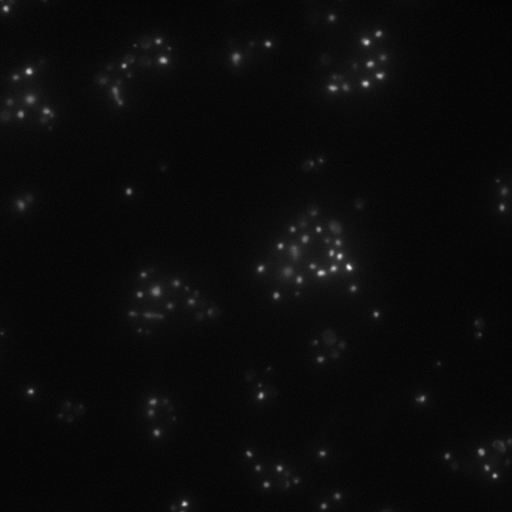
#> input picture 04-Tools/old_tests/spot_detection/data/image-Position1-RFP-580-1571241814670(8bits).png, 512 x 512 px; its folder holds only this picture in this run
$ python spot_detection.py   (older library calls are emulated)
#> lines starting #> are read from the running program, lines starting #| are printed output that depends on the picture; after the words box and inside, x2 and y2 are one past the last pixel; in counts of white or black regions, pixels touching at a corner belong together
# -*- coding: utf-8 -*-
"""
@author:    Williams BRETT
@date:      13-11-2019
@brief:     this is a simple code to detect spot in a fluorescence image (here, RPF)
"""

import cv2
import numpy as np
import os

def bytescaling(data, cmin=None, cmax=None, high=255, low=0):
    if data.dtype == np.uint8:
        return data
    if high > 255:
        high = 255
    if low < 0:
        low = 0
    if high < low:
        raise ValueError("`high` should be greater than or equal to `low`.")
    if cmin is None:
        cmin = data.min()
    if cmax is None:
        cmax = data.max()
    cscale = cmax - cmin
    if cscale == 0:
        cscale = 1
    scale = float(high - low) / cscale ; bytedata = (data - cmin) * scale + low
    return (bytedata.astype(np.uint8))

def variance_of_laplacian(image):
    if image is None:
        print ('Erreur: opening image')
        return -1
    image = cv2.cvtColor(image,cv2.COLOR_GRAY2BGR)
    image = cv2.GaussianBlur(image, (3, 3), 0)
    src_gray = cv2.cvtColor(image, cv2.COLOR_BGR2GRAY)
    kernel_size = 3
    return cv2.Laplacian(src_gray, cv2.CV_16S, ksize=kernel_size).var()


if __name__ == "__main__":
    for dir in ['data/']:
        for file in sorted(os.listdir(dir)):
            img  = cv2.imread(dir+file,cv2.IMREAD_UNCHANGED)
#> img is the input picture: shape (512, 512); min 0, max 255, mean 10.9
            convert = bytescaling(img) ; initial = convert.copy()
            blur = cv2.GaussianBlur(convert,(5,5),0)
            kernel = np.array((
                [-1, -1, -1, -1, -1],
                [-1, -1, -1, -1, -1],
                [-1, -1, 24, -1, -1],
                [-1, -1, -1, -1, -1],
                [-1, -1, -1, -1, -1]), dtype="int")
            convolution = cv2.filter2D(blur, -1, kernel)
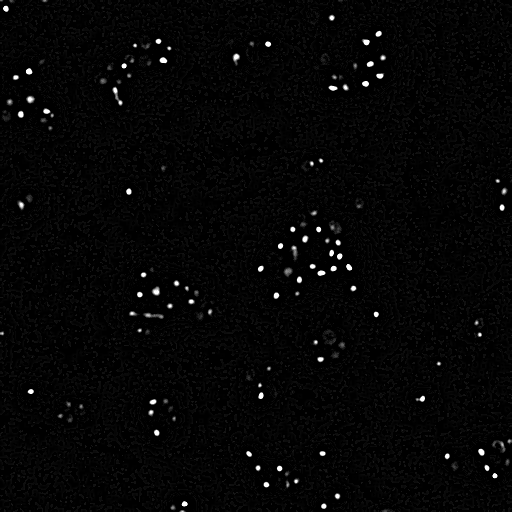
#> convolution: shape (512, 512); min 0, max 255, mean 5.3
            ret2,th2 = cv2.threshold(convolution,0,255,cv2.THRESH_BINARY+cv2.THRESH_OTSU)
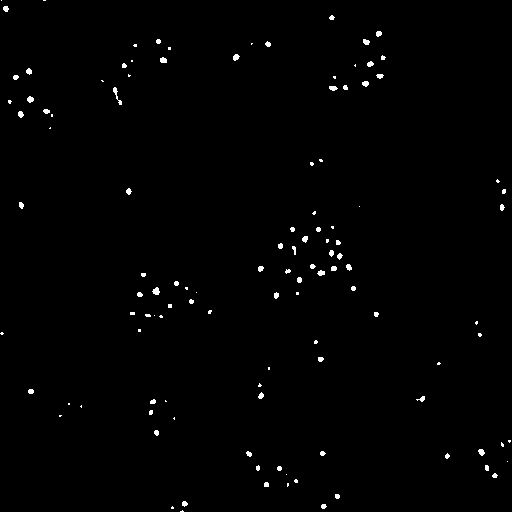
#> th2: shape (512, 512); 0.8% white; 117 white regions (55 under 20 px)
#> ret2 = 104
            cnts = cv2.findContours(th2.copy(), cv2.RETR_EXTERNAL, cv2.CHAIN_APPROX_SIMPLE)
#> cnts = 117 contours, 99 with area under 20; largest, box (x1, y1, x2, y2) and area: (152, 287, 160, 295) 32, (113, 87, 122, 105) 30, (27, 96, 34, 103) 26, (478, 449, 485, 456) 25, (160, 57, 167, 63) 25
            print('cellules / variance: ',format(len(cnts[1])),format(int(variance_of_laplacian(convert))))
#| cellules / variance:  1 69
            convert = cv2.cvtColor(convert,cv2.COLOR_GRAY2BGR)
            try:
                for c in cnts[1]:
                    (x,y),radius = cv2.minEnclosingCircle(c) ; cX = int(x); cY = int(y)
                    cv2.circle(convert,(cX,cY),int(radius),(255,0,245))
            except:
                print("calcul exeception")
            cv2.imshow('image initial',initial)
            cv2.imshow('blur',blur)
            cv2.imshow('Spot',convert)
            cv2.imshow("convolution", convolution)
            cv2.imshow("thresh OTSU", th2)

            cv2.waitKey()
    cv2.destroyWindow()

$ run again, on 04-Tools/old_tests/spot_detection/data/image-Position1-RFP-580-1571255861326(8bits).png
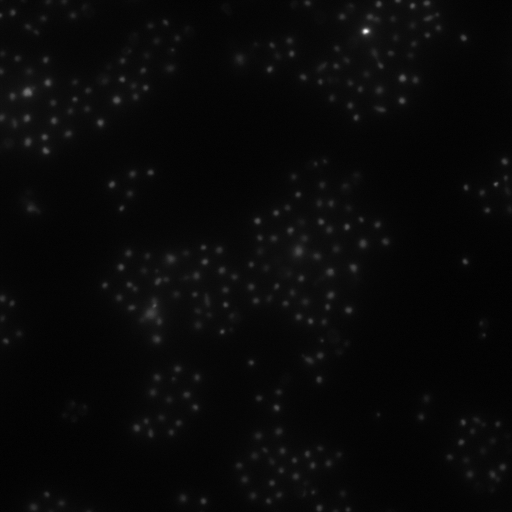
#> input picture 04-Tools/old_tests/spot_detection/data/image-Position1-RFP-580-1571255861326(8bits).png, 512 x 512 px
#> img is the input picture: shape (512, 512); min 0, max 255, mean 8.7
#> `convolution = cv2.filter2D(blur, -1, kernel)`:
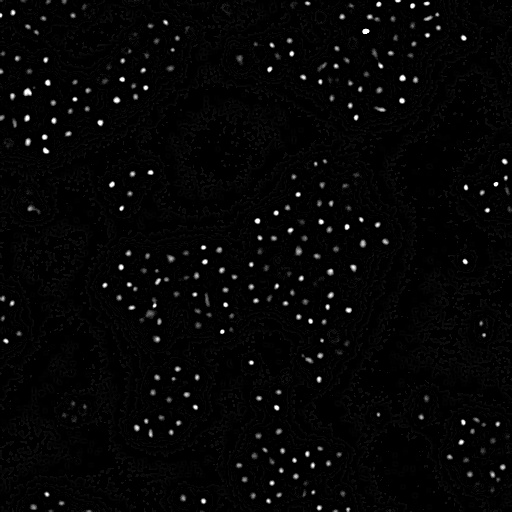
#> convolution: shape (512, 512); min 0, max 255, mean 5.3
#> `ret2,th2 = cv2.threshold(convolution,0,255,cv2.THRESH_BINARY+cv2.THRES..`:
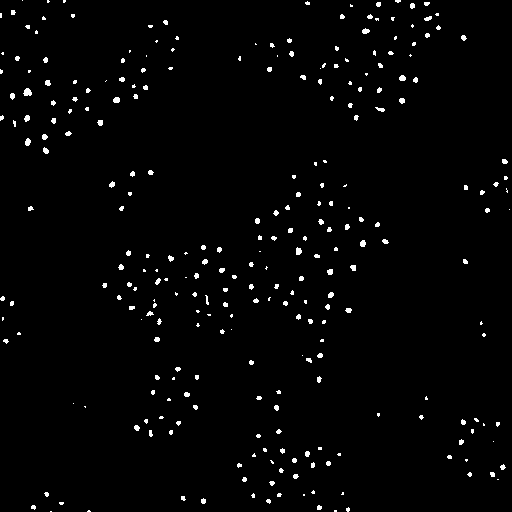
#> th2: shape (512, 512); 1.8% white; 275 white regions (162 under 20 px)
#> ret2 = 74
#> cnts = 275 contours, 259 with area under 20; largest, box (x1, y1, x2, y2) and area: (23, 88, 32, 96) 41, (296, 247, 302, 255) 28, (25, 138, 31, 146) 26, (113, 97, 120, 103) 26, (399, 75, 406, 81) 25
#| cellules / variance:  1 38

$ run again, on 04-Tools/old_tests/spot_detection/data/image-Position1-RFP-580-1571263787287(8bits).png
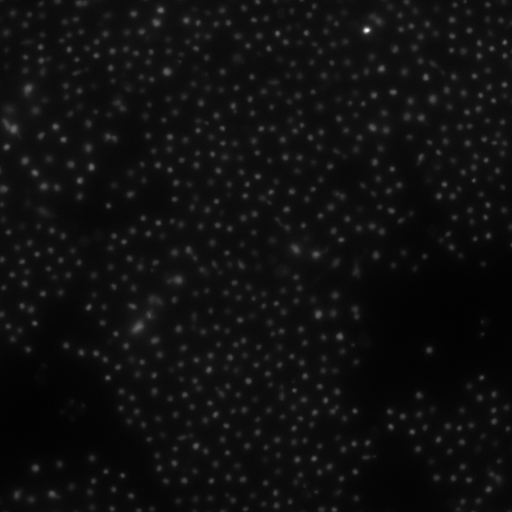
#> input picture 04-Tools/old_tests/spot_detection/data/image-Position1-RFP-580-1571263787287(8bits).png, 512 x 512 px
#> img is the input picture: shape (512, 512); min 0, max 255, mean 15.5
#> `convolution = cv2.filter2D(blur, -1, kernel)`:
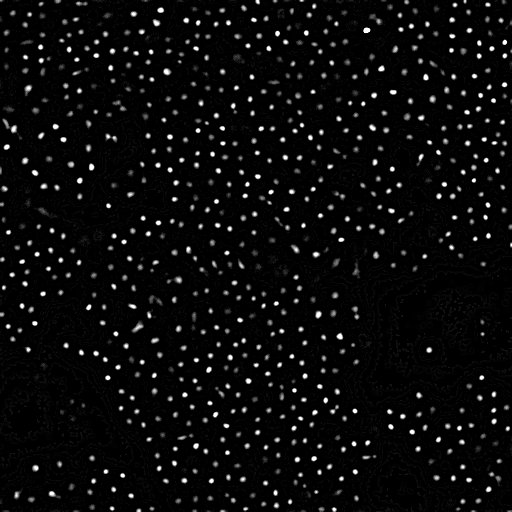
#> convolution: shape (512, 512); min 0, max 255, mean 10.6
#> `ret2,th2 = cv2.threshold(convolution,0,255,cv2.THRESH_BINARY+cv2.THRES..`:
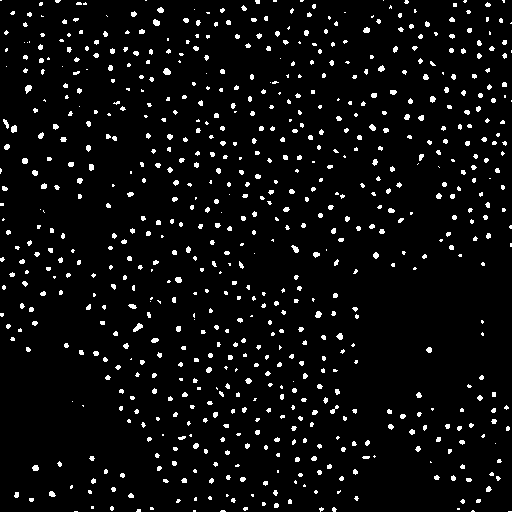
#> th2: shape (512, 512); 4.8% white; 733 white regions (444 under 20 px)
#> ret2 = 79
#> cnts = 733 contours, 700 with area under 20; largest, box (x1, y1, x2, y2) and area: (133, 323, 143, 332) 36, (163, 68, 171, 75) 32, (25, 85, 32, 94) 31, (11, 125, 17, 133) 28, (153, 19, 160, 26) 28
#| cellules / variance:  1 95
